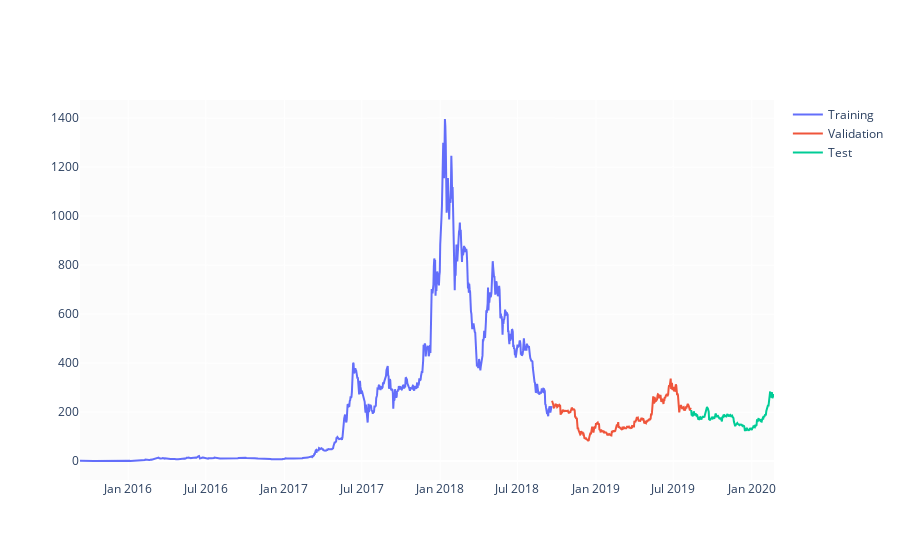

Source (notebook cell):
### Code cell
test_size  = 0.10
valid_size = 0.20

test_split_idx  = int(df.shape[0] * (1-test_size))
valid_split_idx = int(df.shape[0] * (1-(valid_size+test_size)))

train  = df.loc[:valid_split_idx].copy()
valid  = df.loc[valid_split_idx+1:test_split_idx].copy()
test   = df.loc[test_split_idx+1:].copy()

fig = go.Figure()
fig.add_trace(go.Scatter(x=train.Date, y=train.Close, name='Training'))
fig.add_trace(go.Scatter(x=valid.Date, y=valid.Close, name='Validation'))
fig.add_trace(go.Scatter(x=test.Date,  y=test.Close,  name='Test'))
fig.show()

### Figure 1 — Plotly figure (JSON) as saved in the notebook; plotly's stock layout.template omitted (floating-point values rounded to 4 significant figures; data arrays with more than 128 entries replaced by an {"elided": "..."} marker saying what was removed)
{"data": [{"name": "Training", "type": "scatter", "x": {"elided": "1106 str values"}, "y": {"elided": "1106 float values"}}, {"name": "Validation", "type": "scatter", "x": {"elided": "326 str values"}, "y": {"elided": "326 float values"}}, {"name": "Test", "type": "scatter", "x": {"elided": "195 str values"}, "y": {"elided": "195 float values"}}], "layout": {}}
